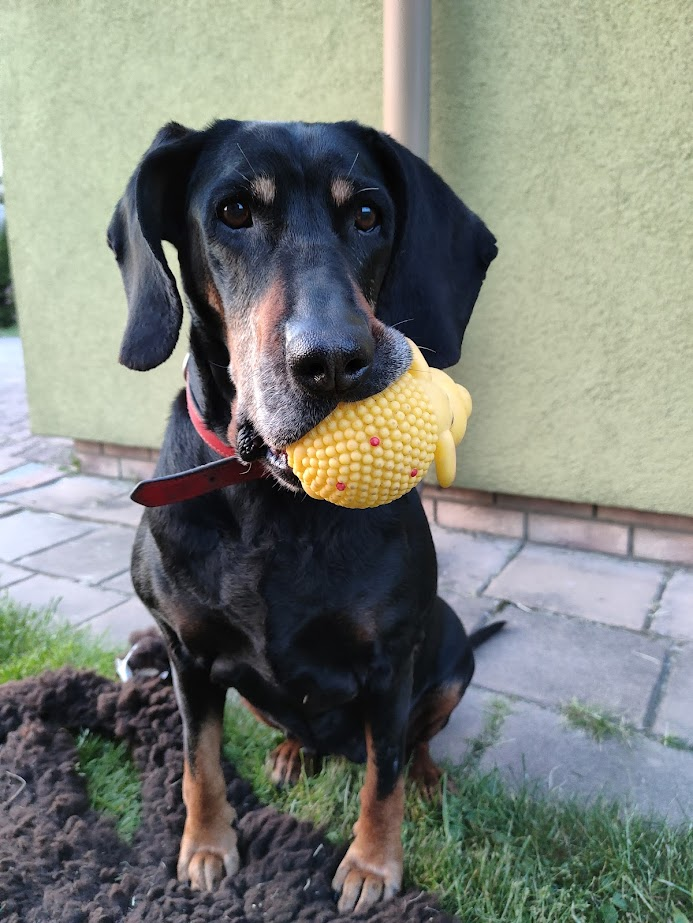
#> input picture lista 2/duma.jpg, 693 x 923 px
$ jupyter execute 'lista 2.ipynb'
#> lines starting #> are read from the running program, lines starting #| are printed output that depends on the picture
# LISTA 2

### Zadanie 1
Korzystając z jednej z dostępnych bibliotek (np. OpenCV) przygotuj kod w języku Python, który załaduje a następnie zapisze wybrany obraz z/na dysku.

[cell 1]
import cv2
import matplotlib.pyplot as plt
import numpy as np

Wczytuję obraz i wyświetlam przy pomocy OpenCV i Matplotlib

[cell 2]
img = cv2.imread('duma.jpg', cv2.IMREAD_COLOR)
#> img is the input picture: shape (923, 693, 3); mean B, G, R 122.2, 129.6, 125.3

# Wyświetlanie przy pomocy OpenCV
cv2.imshow("image", img)
cv2.waitKey(0)

# Wyświetlanie przy pomocy matplotlib
plt.imshow(img)
plt.axis("off")

Ponieważ OpenCV operuje na formacie BGR, Matplotlib nie wyświetla obrazu tak, jak byśmy się tego spodziewali. Aby obraz wyglądał poprawnie, należy dokonać konwersji na format RGB.

[cell 3]
# Konwersja z formatu BGR na RGB
RGB_img = cv2.cvtColor(img, cv2.COLOR_BGR2RGB)

# Naprawione wyświetlanie z matplotlib
plt.imshow(RGB_img)
plt.axis("off")

[cell 4]
# Zapisywanie obrazu
cv2.imwrite('nowa_duma.jpg', img)
#> Out = True

### Zadanie 2
Przygotuj w języku Python kod, który wygeneruje histogram dla załadowanego obrazu z zadania 1.

[cell 5]
# Obraz
plt.figure(figsize=(12, 7))
plt.subplot(1, 2, 1)
plt.title("Obraz")
plt.imshow(RGB_img)
plt.axis("off")

# Histogram
plt.subplot(1, 2, 2)
plt.hist(RGB_img.ravel(), 256, [0,256])
plt.title("Histogram obrazu")
plt.show()
#> figure, not shown here; panel 2: tallest bar 18188 high, from x = 193 to 194

# Histogramy RGB
color = ('b','g','r')
for i, col in enumerate(color):
    histr = cv2.calcHist([img], [i], None, [256], [0,256])
    plt.plot(histr,color = col)
    plt.xlim([0,256])
plt.legend(['blue histogram', 'green histogram', 'red histogram'])
plt.title("Histogramy poszczególnych kolorów obrazu")
plt.show()
#> figure, not shown here; curve peaks at x = 170, y = 6990; curve peaks at x = 199, y = 7172; curve peaks at x = 196, y = 8076
#> the answer given: 3
#> the answer given: 3

### Zadanie 3
Przygotuj w języku Python kod, który wygeneruje i zwizualizuje szum „sól i pieprz”.

[cell 6]
def add_salt_and_pepper_noise(image, salt_prob=0.02, pepper_prob=0.02):
#> called with salt_prob = 3, pepper_prob = 3
    noisy_image = np.copy(image)
#> noisy_image: shape (256, 256); every value is 128
    total_pixels = image.size
#> total_pixels = 65536

    # Dodanie soli (białe piksele)
    num_salt = int(total_pixels * salt_prob)
#> num_salt = 196608
    salt_coords = [np.random.randint(0, i, num_salt) for i in image.shape]
    noisy_image[salt_coords[0], salt_coords[1]] = 255
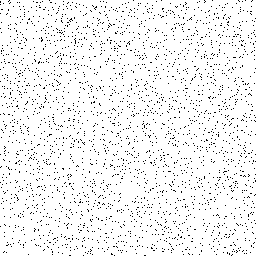
#> noisy_image: shape (256, 256); values 128 (black) and 255 (white), 95.1% white; black in thin lines or dots

    # Dodanie pieprzu (czarne piksele)
    num_pepper = int(total_pixels * pepper_prob)
#> num_pepper = 196608
    pepper_coords = [np.random.randint(0, i, num_pepper) for i in image.shape]
    noisy_image[pepper_coords[0], pepper_coords[1]] = 0

    return noisy_image


# Tworzenie obrazu w skali szarości
gray_image = np.full((256, 256), 128, dtype=np.uint8)

images = [gray_image, RGB_img]

# Parametry szumu
ilosc_soli = float(input("Podaj ilość soli: "))
ilosc_pieprzu = float(input("Podaj ilość pieprzu: "))

# Dodanie szumu
noisy_images = [add_salt_and_pepper_noise(image, salt_prob=ilosc_soli, pepper_prob=ilosc_pieprzu) for image in images]
#> call 2 of add_salt_and_pepper_noise, with salt_prob = 3, pepper_prob = 3
#> in add_salt_and_pepper_noise (call 2), `noisy_image[pepper_coords[0], pepper_coords[1]] = 0`:
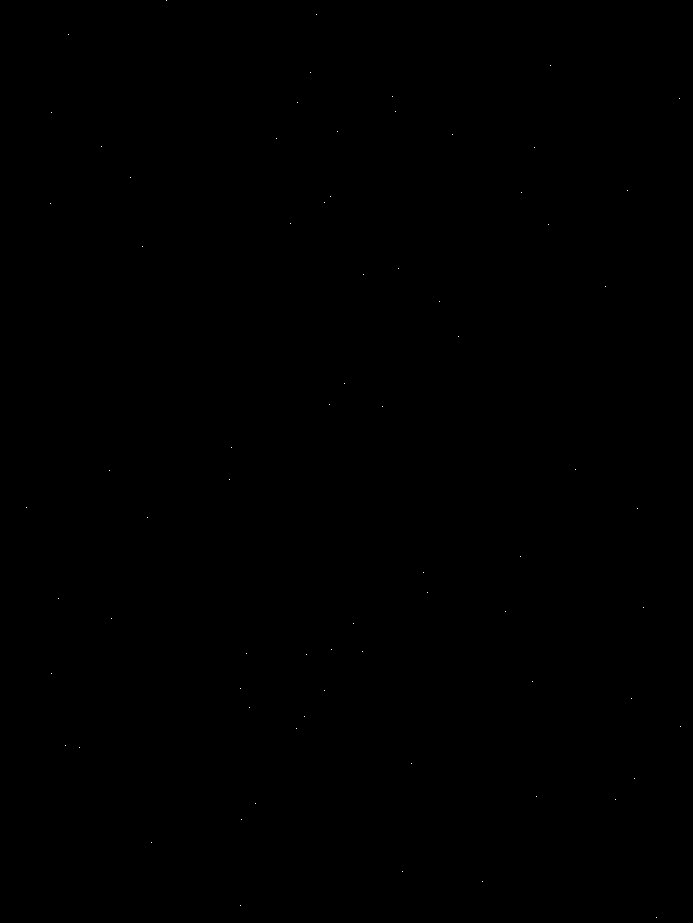
#> noisy_image: shape (923, 693, 3); 0.01% white in thin lines or dots
#> noisy_images = 2 items


# Wizualizacja
plt.figure(figsize=(10, 10))
plt.subplot(2, 2, 1)
plt.title("Oryginalny obraz")
plt.imshow(gray_image, cmap='gray', vmin=0, vmax=255)
plt.axis("off")

plt.subplot(2, 2, 2)
plt.title("Obraz z szumem sól i pieprz")
plt.imshow(noisy_images[0], cmap='gray')
plt.axis("off")

plt.subplot(2, 2, 3)
plt.title("Oryginalny obraz")
plt.imshow(images[1])
plt.axis("off")

plt.subplot(2, 2, 4)
plt.title("Obraz z szumem sól i pieprz")
plt.imshow(noisy_images[1])
plt.axis("off")

plt.show()

### Zadanie 4
Przygotuj w języku Python kod, który obróci załadowany w zadaniu 1 obraz o 90 stopni

[cell 7]
# Obrót zgodnie z ruchem wskazówek zegara
img_rotated_clockwise = cv2.rotate(img, cv2.ROTATE_90_CLOCKWISE)
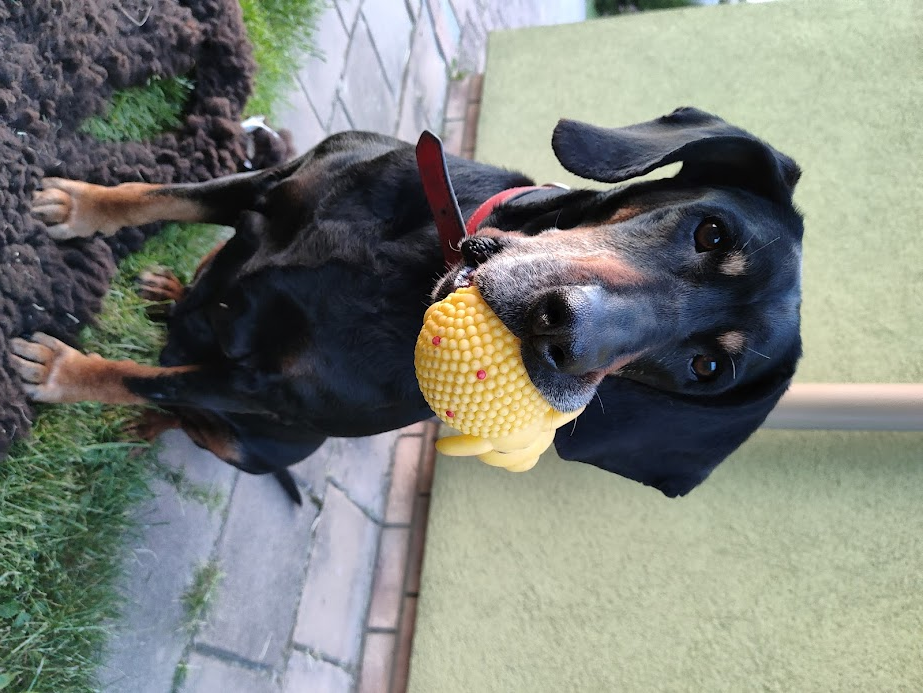
#> img_rotated_clockwise: shape (693, 923, 3); mean B, G, R 122.2, 129.6, 125.3

# Obrót przeciwnie do wskazówek zegara
img_rotated_ctrclockwise = cv2.rotate(img, cv2.ROTATE_90_COUNTERCLOCKWISE)
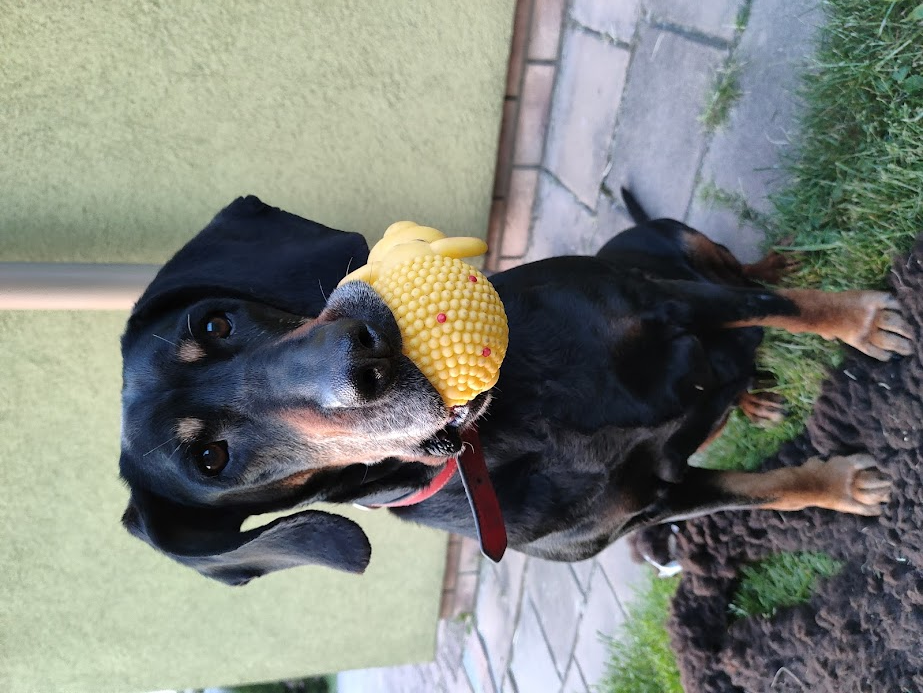
#> img_rotated_ctrclockwise: shape (693, 923, 3); mean B, G, R 122.2, 129.6, 125.3

rot_images = [img_rotated_clockwise, img_rotated_ctrclockwise]

# Wyświetlanie przy pomocy OpenCV
for i in rot_images:
    cv2.imshow("image", i)
    cv2.waitKey(0)
#> this loop made 2 passes
cv2.destroyAllWindows()

### Zadanie 5
Przygotuj w języku Python kod, który wygeneruje szum Riciana, Poissona i Rayleigha. Dla każdego z tych szumów przygotuj histogram. W tym celu wykorzystaj odpowiednie biblioteki w języku Python.

[cell 8]
samples = 10000  # liczba próbek

# Szum Riciana
sigma = 1
v = 2
rician_noise = np.random.rayleigh(sigma, samples) + v

# Szum Poissona
lambda_poisson = 5
poisson_noise = np.random.poisson(lambda_poisson, samples)

# Szum Rayleigha
scale_rayleigh = 1
rayleigh_noise = np.random.rayleigh(scale_rayleigh, samples)

# Tworzenie wykresów
fig, axs = plt.subplots(2, 3, figsize=(15, 10))

axs[0, 0].plot(rician_noise[:100], 'b')
axs[0, 0].set_title("Szum Riciana")
axs[0, 0].set_xlabel("Próbka")
axs[0, 0].set_ylabel("Wartość")

axs[0, 1].plot(poisson_noise[:100], 'g')
axs[0, 1].set_title("Szum Poissona")
axs[0, 1].set_xlabel("Próbka")
axs[0, 1].set_ylabel("Wartość")

axs[0, 2].plot(rayleigh_noise[:100], 'r')
axs[0, 2].set_title("Szum Rayleigha")
axs[0, 2].set_xlabel("Próbka")
axs[0, 2].set_ylabel("Wartość")

axs[1, 0].hist(rician_noise, bins=50, color='b', alpha=0.7)
axs[1, 0].set_title("Histogram szumu Riciana")
axs[1, 0].set_xlabel("Wartość")
axs[1, 0].set_ylabel("Liczność")

axs[1, 1].hist(poisson_noise, bins=50, color='g', alpha=0.7)
axs[1, 1].set_title("Histogram szumu Poissona")
axs[1, 1].set_xlabel("Wartość")
axs[1, 1].set_ylabel("Liczność")

axs[1, 2].hist(rayleigh_noise, bins=50, color='r', alpha=0.7)
axs[1, 2].set_title("Histogram szumu Rayleigha")
axs[1, 2].set_xlabel("Wartość")
axs[1, 2].set_ylabel("Liczność")

plt.tight_layout()
plt.show()
#> figure, not shown here; panel 1: curve peaks at x = 69, y = 5.19; panel 2: curve peaks at x = 35, y = 9; panel 3: curve peaks at x = 72, y = 2.72; panel 4: tallest bar 594 high, from x = 2.93 to 3.03

noises = [rician_noise, poisson_noise, rayleigh_noise]

plt.figure(figsize=(12, 5))
for noise in noises:
    if noise is rician_noise:
        plt.plot(rician_noise[:100], label="Rician", color='blue')
    elif noise is rayleigh_noise:
        plt.plot(rayleigh_noise[:100], label="Rayleigh", color='green')
    else:
        plt.plot(poisson_noise[:100], label="Poisson", color='red')
plt.xlabel("Próbka")
plt.ylabel("Wartość")
plt.title("Wizualizacja szumów")
plt.legend()
plt.show()
#> figure, not shown here; curve peaks at x = 69, y = 5.19; curve peaks at x = 35, y = 9; curve peaks at x = 72, y = 2.72

plt.figure(figsize=(12, 5))
for noise in noises:
    if noise is rician_noise:
        plt.hist(rician_noise, bins=50, alpha=0.7, color='blue', label='Rician')
    elif noise is poisson_noise:
        plt.hist(poisson_noise, bins=50, alpha=0.7, color='green', label='Poisson')
    else:
        plt.hist(rayleigh_noise, bins=50, alpha=0.7, color='red', label='Rayleigh')
plt.xlabel("Wartość")
plt.ylabel('Częstość')
plt.title("Histogramy szumów")
plt.legend()
plt.show()
#> figure, not shown here; tallest bar 594 high, from x = 2.93 to 3.03; tallest bar 1821 high, from x = 4.8 to 5.12; tallest bar 614 high, from x = 0.895 to 0.993

Teraz dodam szumy do obrazu

[cell 9]
# Normalizacja obrazu do przedziału [0,1]
norm_img = RGB_img.astype(np.float32) / 255

# Generowanie szumów
sigma = 0.1  # Parametr dla szumu Riciana i Rayleigha
v = 0.2  # Parametr Riciana
rician_noise = np.sqrt((norm_img + v)**2 + (np.random.normal(0, sigma, norm_img.shape))**2)

poisson_noise = np.random.poisson(norm_img * 255) / 255 * 1.5  # 1.5 dla wzmocnienia

rayleigh_noise = norm_img + np.random.rayleigh(sigma, norm_img.shape)

# Ograniczenie wartości do zakresu [0,1]
rician_noise = np.clip(rician_noise, 0, 1)
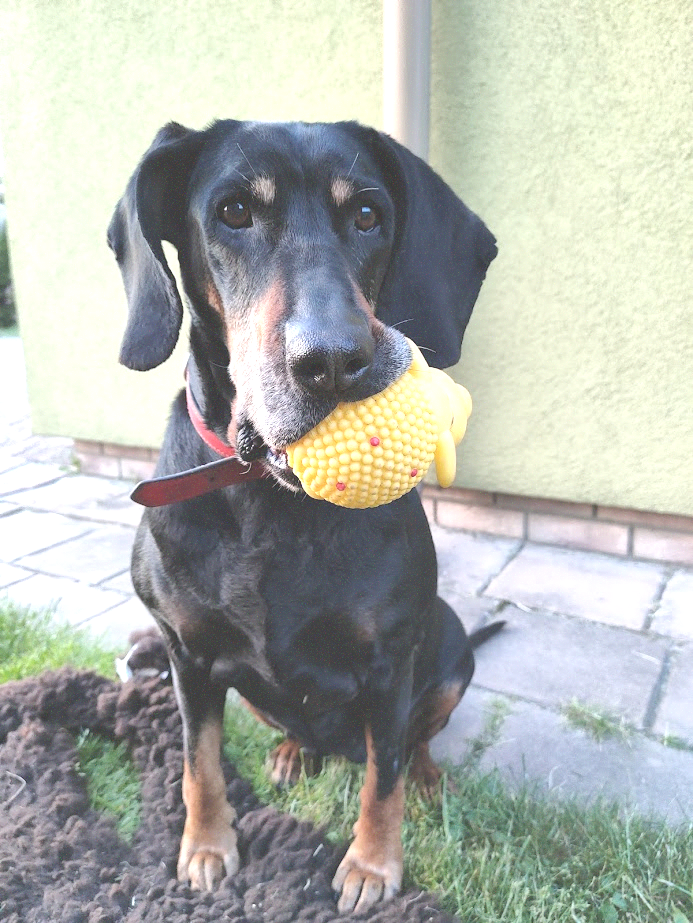
#> rician_noise: shape (923, 693, 3) float64; mean R, G, B 0.694, 0.709, 0.682
poisson_noise = np.clip(poisson_noise, 0, 1)
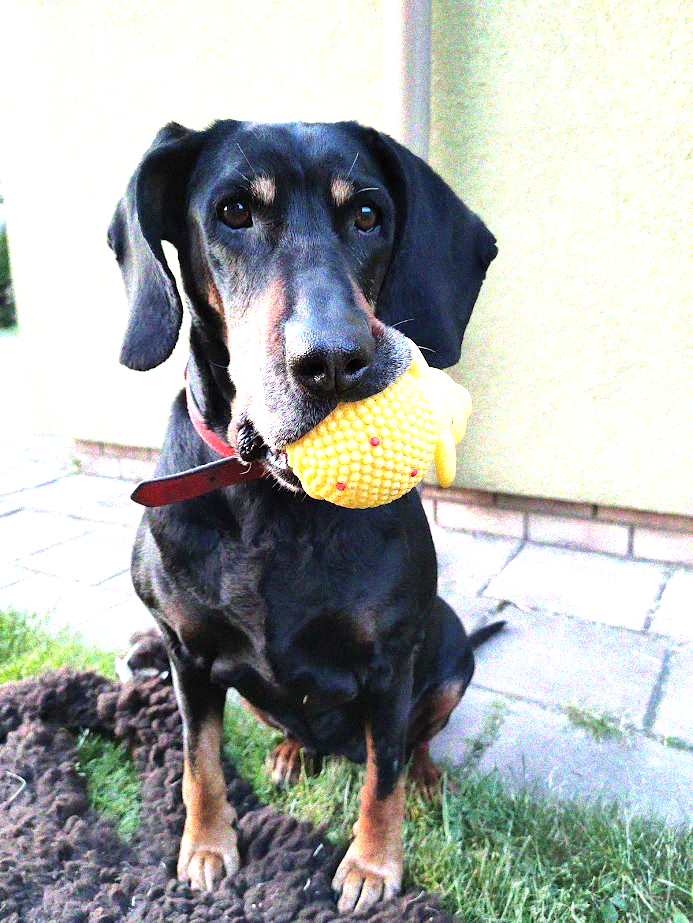
#> poisson_noise: shape (923, 693, 3) float64; mean R, G, B 0.67, 0.686, 0.675
rayleigh_noise = np.clip(rayleigh_noise, 0, 1)
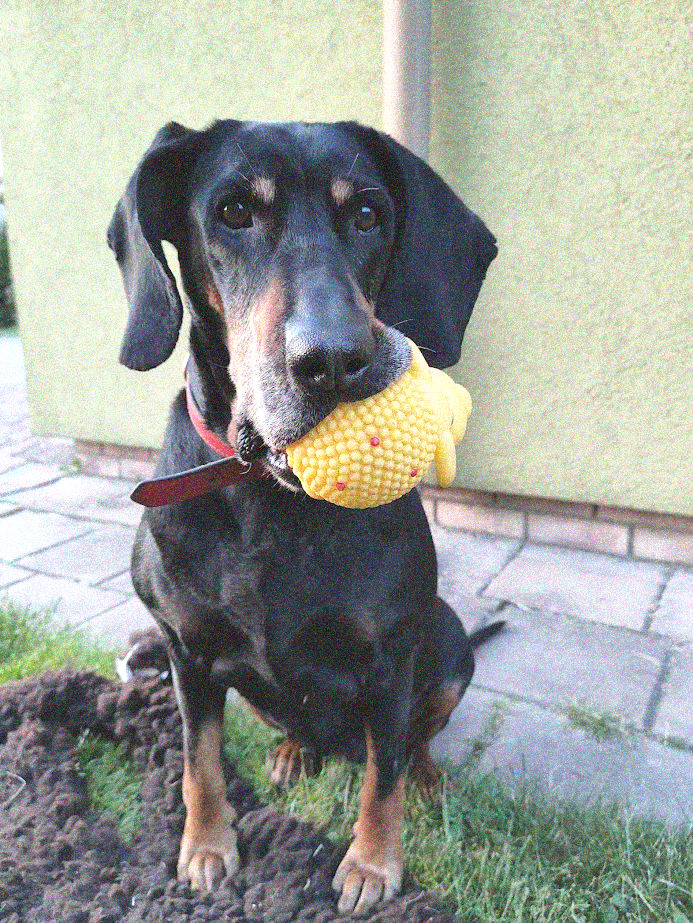
#> rayleigh_noise: shape (923, 693, 3) float64; mean R, G, B 0.613, 0.63, 0.602

# Tworzenie wykresów
plt.figure(figsize=(15, 8))
plt.subplot(2, 4, 1)
plt.title("Oryginalny obraz")
plt.imshow(norm_img)
plt.axis("off")

plt.subplot(2, 4, 2)
plt.title("Obraz z szumem Riciana")
plt.imshow(rician_noise)
plt.axis("off")

plt.subplot(2, 4, 3)
plt.title("Obraz z szumem Poissona")
plt.imshow(poisson_noise)
plt.axis("off")

plt.subplot(2, 4, 4)
plt.title("Obraz z szumem Rayleigha")
plt.imshow(rayleigh_noise)
plt.axis("off")

# Histogramy
plt.subplot(2, 4, 5)
plt.hist(norm_img.ravel(), bins=30)
plt.title("Histogram obrazu")
plt.ylim([0, 800_000])
plt.ticklabel_format(axis='y',style='sci',scilimits=(0,0))

plt.subplot(2, 4, 6)
plt.hist(norm_img.ravel(), bins=30, alpha=0.5, label='normalny')
plt.hist(rician_noise.ravel(), bins=30, alpha=0.7, label='Rician')
plt.legend()
plt.ylim([0, 800_000])
plt.ticklabel_format(axis='y',style='sci',scilimits=(0,0))
plt.title("Histogram obrazu")

plt.subplot(2, 4, 7)
plt.hist(norm_img.ravel(), bins=30, alpha=0.5, label='normalny')
plt.hist(poisson_noise.ravel(), bins=30, alpha=0.7, label='Poisson')
plt.legend()
plt.ylim([0, 800_000])
plt.ticklabel_format(axis='y',style='sci',scilimits=(0,0))
plt.title("Histogram obrazu")

plt.subplot(2, 4, 8)
plt.hist(norm_img.ravel(), bins=30, alpha=0.5, label='normalny')
plt.hist(rayleigh_noise.ravel(), bins=30, alpha=0.7, label='Rayleigh')
plt.legend()
plt.ylim([0, 800_000])
plt.ticklabel_format(axis='y',style='sci',scilimits=(0,0))
plt.title("Histogram obrazu")

plt.show()
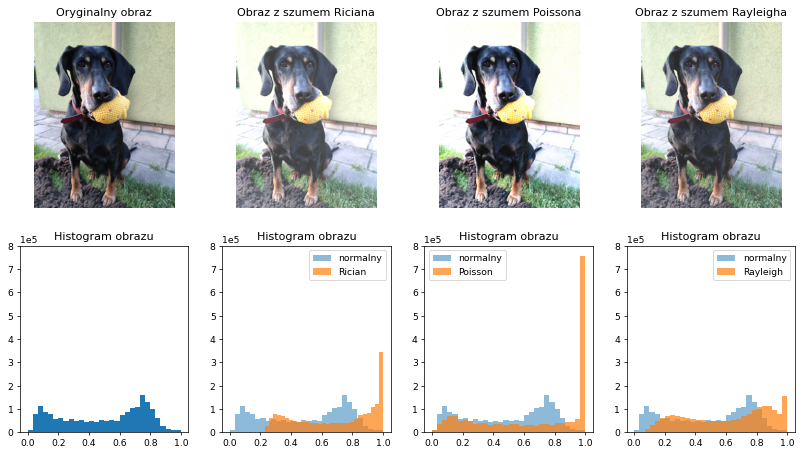
#> figure drawn by matplotlib, 8 panels; panel 5: tallest bar 158469 high, from x = 0.733 to 0.767; panel 6: tallest bar 158469 high, from x = 0.733 to 0.767; panel 6: tallest bar 343202 high, from x = 0.973 to 1; panel 7: tallest bar 158469 high, from x = 0.733 to 0.767

imgs = [norm_img, rician_noise, poisson_noise, rayleigh_noise]
labels = ['normalny', 'Rician', 'Poisson', 'Rayleigh']

plt.figure(figsize=(8, 5))
for i, im in enumerate(imgs):
    plt.hist(im.ravel(), bins=30, alpha=0.5, label=labels[i])
#> this loop made 4 passes
plt.title("Histogramy obrazów")
plt.legend()
plt.show()
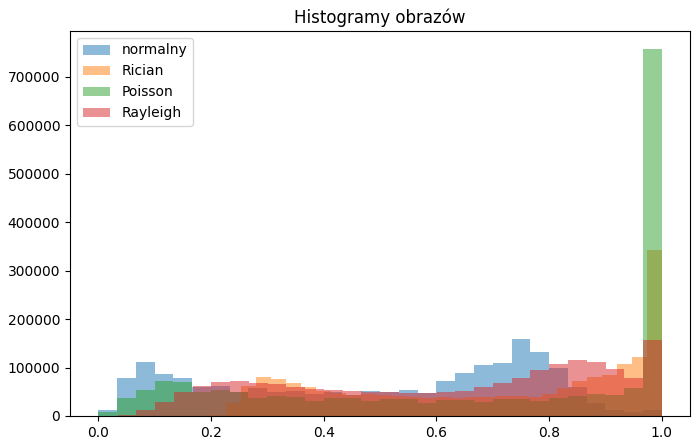
#> figure drawn by matplotlib, 1 panel; tallest bar 158469 high, from x = 0.733 to 0.767; tallest bar 343202 high, from x = 0.973 to 1; tallest bar 756515 high, from x = 0.967 to 1
